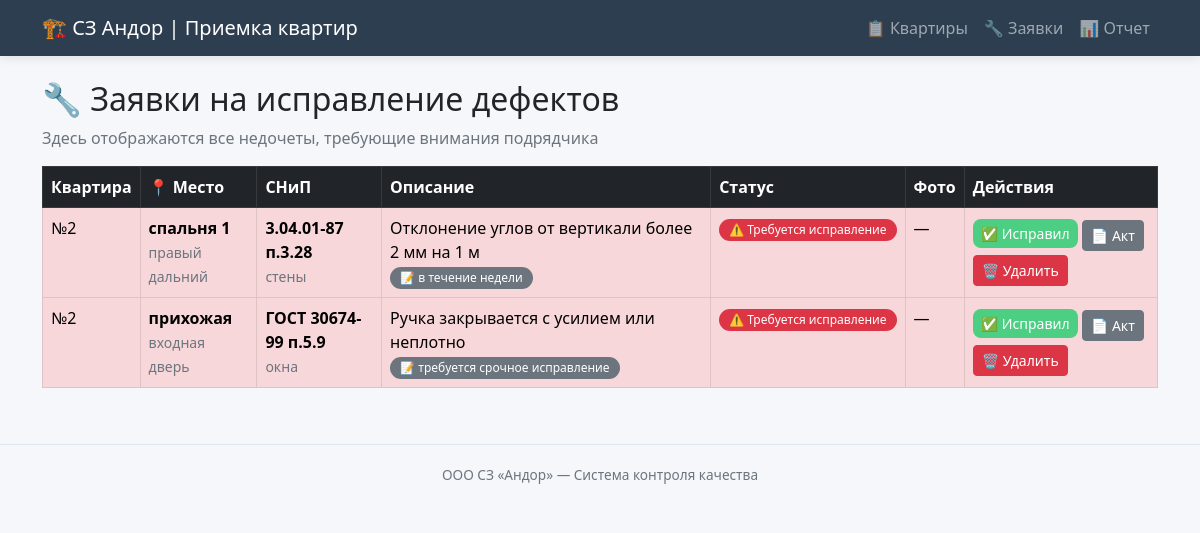
The page /defects on the database as committed earlier.
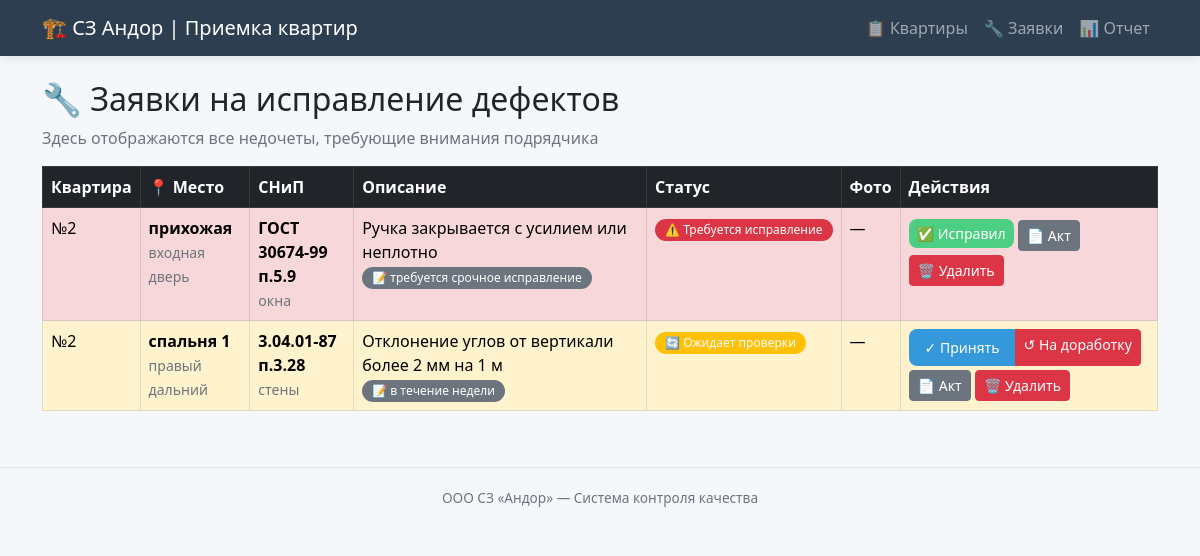
The same page on the database as committed later.
### tables this page shows
CREATE TABLE defects (
            id INTEGER PRIMARY KEY AUTOINCREMENT,
            flat_id INTEGER NOT NULL,
            snip_defect_id INTEGER NOT NULL,
            room TEXT,
            location_detail TEXT,
            comment TEXT,
            photo_path TEXT,
            status TEXT DEFAULT 'open',
            created_at TIMESTAMP,
            fixed_at TIMESTAMP,
            FOREIGN KEY (flat_id) REFERENCES flats(id),
            FOREIGN KEY (snip_defect_id) REFERENCES snip_defects(id)
        );

CREATE TABLE flats (
    id INTEGER PRIMARY KEY AUTOINCREMENT,
    number TEXT NOT NULL,
    street TEXT,
    house TEXT,
    entrance INTEGER,
    floor INTEGER,
    status TEXT DEFAULT 'in_progress'
);

CREATE TABLE snip_defects (
            id INTEGER PRIMARY KEY AUTOINCREMENT,
            code TEXT NOT NULL,
            category TEXT NOT NULL,
            description TEXT NOT NULL,
            severity TEXT NOT NULL
        );

### app.py (the view)
@app.route('/defects')
def defects():
    conn = get_db()
    all_defects = conn.execute('''
        SELECT d.*, f.number as flat_number, f.street, f.house,
               s.code, s.category, s.description, s.severity
        FROM defects d
        JOIN flats f ON d.flat_id = f.id
        JOIN snip_defects s ON d.snip_defect_id = s.id
        ORDER BY
            CASE d.status
                WHEN 'open' THEN 1
                WHEN 'fixed' THEN 2
                WHEN 'closed' THEN 3
            END,
            d.created_at DESC
    ''').fetchall()
    conn.close()
    return render_template('defects.html', defects=all_defects)

### app.py (called while the page is built)
def get_db():
    conn = sqlite3.connect(DB_PATH)
    conn.row_factory = sqlite3.Row
    return conn

### templates/defects.html (shortened to what this page needs)
{% extends "base.html" %}
{% block content %}
<h2>🔧 Заявки на исправление дефектов</h2>
<p class="text-muted">Здесь отображаются все недочеты, требующие внимания подрядчика</p>
<div class="table-responsive">
    <table class="table table-bordered table-hover">
        <thead class="table-dark">
            <tr>
                <th>Квартира</th>
                <th>📍 Место</th>
                <th>СНиП</th>
                <th>Описание</th>
                <th>Статус</th>
                <th>Фото</th>
                <th>Действия</th>
            </tr>
        </thead>
        <tbody>
            {% for d in defects %}
            <tr class="{% if d.status == 'open' %}table-danger{% elif d.status == 'fixed' %}table-warning{% endif %}">
                <td>
                    №{{ d.flat_number }}<br>
                </td>
                <td>
                    {% if d.room %}
                        <strong>{{ d.room }}</strong>
                        {% if d.location_detail %}
                            <br><small class="text-muted">{{ d.location_detail }}</small>
                        {% endif %}
                    {% else %}
                        <span class="text-muted">—</span>
                    {% endif %}
                </td>
                <td>
                    <strong>{{ d.code }}</strong><br>
                    <span class="small text-muted">{{ d.category }}</span>
                </td>
                <td>
                    {{ d.description[:80] }}
                    {% if d.comment %}
                        <br><span class="badge bg-secondary">📝 {{ d.comment[:40] }}</span>
                    {% endif %}
                 </td>
                <td>
                    {% if d.status == 'open' %}
                        <span class="badge bg-danger">⚠️ Требуется исправление</span>
                    {% elif d.status == 'fixed' %}
                        <span class="badge bg-warning">🔄 Ожидает проверки</span>
                    {% else %}
                        <span class="badge bg-success">✅ Закрыт</span>
                    {% endif %}
                 </td>
                <td>
                    {% if d.photo_path %}
                        <a href="/{{ d.photo_path }}" target="_blank" class="btn btn-sm btn-outline-info">📷 Фото</a>
                    {% else %}
                        —
                    {% endif %}
                 </td>
                <td>
                    {% if d.status == 'open' %}
                        <a href="/defect/{{ d.id }}/fix" class="btn btn-sm btn-success">✅ Исправил</a>
                    {% elif d.status == 'fixed' %}
                        <div class="btn-group btn-group-sm">
                            <a href="/defect/{{ d.id }}/close" class="btn btn-primary">✓ Принять</a>
                            <a href="/defect/{{ d.id }}/reopen" class="btn btn-danger">↺ На доработку</a>
                        </div>
                    {% endif %}
                    <a href="/generate_act/{{ d.id }}" class="btn btn-sm btn-secondary mt-1">📄 Акт</a>
                    <a href="/defect/{{ d.id }}/delete" class="btn btn-sm btn-danger mt-1" onclick="return confirm('Удалить этот недочет?')">🗑️ Удалить</a>
                 </td>
             </tr>
            {% endfor %}
        </tbody>
    </table>
</div>
{% endblock %}

### templates/base.html (shortened to what this page needs)
<!DOCTYPE html>
<html lang="ru">
<head>
    <link href="https://cdn.jsdelivr.net/npm/bootstrap@5.2.3/dist/css/bootstrap.min.css" rel="stylesheet">
</head>
<body>
    <nav class="navbar navbar-expand-lg navbar-dark bg-dark">
        <div class="container">
            <a class="navbar-brand" href="/">🏗️ СЗ Андор | Приемка квартир</a>
            <div class="navbar-nav ms-auto">
                <a class="nav-link" href="/">📋 Квартиры</a>
                <a class="nav-link" href="/defects">🔧 Заявки</a>
                <a class="nav-link" href="/report">📊 Отчет</a>
            </div>
        </div>
    </nav>
    <div class="container mt-4">
        {% block content %}{% endblock %}
    </div>
    <footer class="text-center">
        <div class="container">
            ООО СЗ «Андор» — Система контроля качества
        </div>
    </footer>
</body>
</html>

### templates/base.html (style rules this page uses)
body { background-color: #f5f7fa; font-family: 'Segoe UI', Tahoma, Geneva, Verdana, sans-serif; }
.navbar { background-color: #2c3e50 !important; box-shadow: 0 2px 10px rgba(0,0,0,0.1); }
.navbar-brand { font-weight: 500; font-size: 1.25rem; }
.badge { padding: 5px 10px; font-weight: 500; border-radius: 20px; }
.btn-primary { background-color: #3498db; border: none; border-radius: 8px; padding: 8px 16px; font-weight: 500; }
.btn-success { background-color: #4ccf83; border: none; border-radius: 8px; }
footer { border-top: 1px solid #dee7f0; padding: 20px 0; margin-top: 40px; color: #6c757d; font-size: 0.85rem; }

Rows that differ between the two databases and show on the page:
shown differently, row unchanged: defects "прихожая": moves up the list
changed defects "спальня 1": status "⚠️ Требуется исправление ✅ Исправил" → "🔄 Ожидает проверки ✓ Принять ↺ На доработку"
